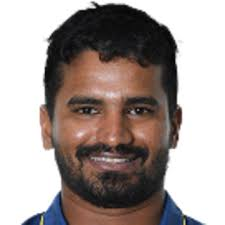
#> input picture Photos/TrainPhotos/Kusal/K1.jpeg, 225 x 225 px, given as the content of the folder Project/Python Project With OpenCV/Photos/TrainPhotos/Oliver, which was not available
$ python faces_train.py
#> lines starting #> are read from the running program, lines starting #| are printed output that depends on the picture; pictures that were not available may be replaced by others from this repository, and a replacement may not be noted
import os
import cv2 as cv
import numpy as np

people = ['Oliver', 'Kusal', 'MaxWell']

DIR = r'D:\ALL Fun Project\Python Project With OpenCV\Photos\TrainPhotos'
haar_cascade = cv.CascadeClassifier(cv.data.haarcascades + 'haarcascade_frontalface_default.xml')

features = []
labels = []

def create_train():
    for person in people:
        path = os.path.join(DIR, person)
        label = people.index(person)

        for img in os.listdir(path):
            img_path = os.path.join(path, img)

            img_array = cv.imread(img_path)
#> img_array is the input picture: shape (225, 225, 3); mean B, G, R 150.6, 154.1, 164.6
            if img_array is None:
                print(f"[Warning] Failed to read image: {img_path}")
                continue

            gray = cv.cvtColor(img_array, cv.COLOR_BGR2GRAY)
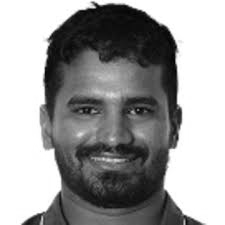
#> gray: shape (225, 225); min 0, max 255, mean 156.8

            faces_rect = haar_cascade.detectMultiScale(gray, scaleFactor=1.1, minNeighbors=4)
#> faces_rect = [[37, 49, 149, 149]]

            for (x, y, w, h) in faces_rect:
                faces_roi = gray[y:y+h, x:x+w]
                features.append(faces_roi)
                labels.append(label)
#> this loop made 1 pass
#> pass 1, in create_train, `faces_roi = gray[y:y+h, x:x+w]`:
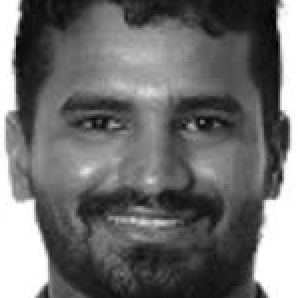
#> faces_roi: shape (149, 149) (shown 2 times larger); min 0, max 255, mean 109.6
#> after the loop, features = 1 item; labels = [0]
#> pass 3 of the loop in create_train, `for person in people:`:
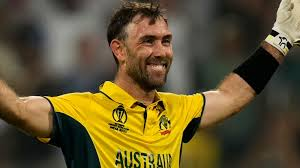
#> input picture Photos/TrainPhotos/MaxWell/M1.jpeg, 300 x 168 px, found by its file name
#> in create_train, img_array is the input picture: shape (168, 300, 3); mean B, G, R 49.1, 85.4, 98.7
#> in create_train, `gray = cv.cvtColor(img_array, cv.COLOR_BGR2GRAY)`:
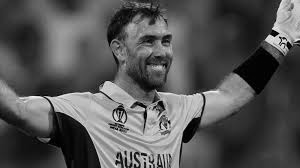
#> gray: shape (168, 300); min 0, max 245, mean 85.2
#> faces_rect = [[125, 17, 62, 62]]
#> the loop in create_train, `for (x, y, w, h) in faces_rect:` made 1 pass
#> pass 1, in create_train, `faces_roi = gray[y:y+h, x:x+w]`:
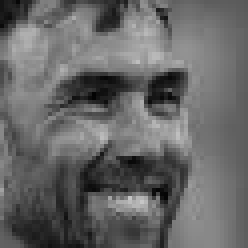
#> faces_roi: shape (62, 62) (shown 4 times larger); min 3, max 198, mean 102.8

create_train()

print(f'Length of the features = {len(features)}')
print(f'Length of the labels = {len(labels)}')
print("Training Done -----")

# Convert to numpy arrays
features = np.array(features, dtype='object')  # list of 2D arrays
labels = np.array(labels)

# Create LBPH face recognizer (make sure opencv-contrib-python is installed)
face_recognizer = cv.face.LBPHFaceRecognizer_create()

# Train the recognizer
face_recognizer.train(features, labels)

# Save model and data
face_recognizer.save('face_trained.yml')
np.save('features.npy', features)
np.save('labels.npy', labels)

print("Model and data saved successfully.")
